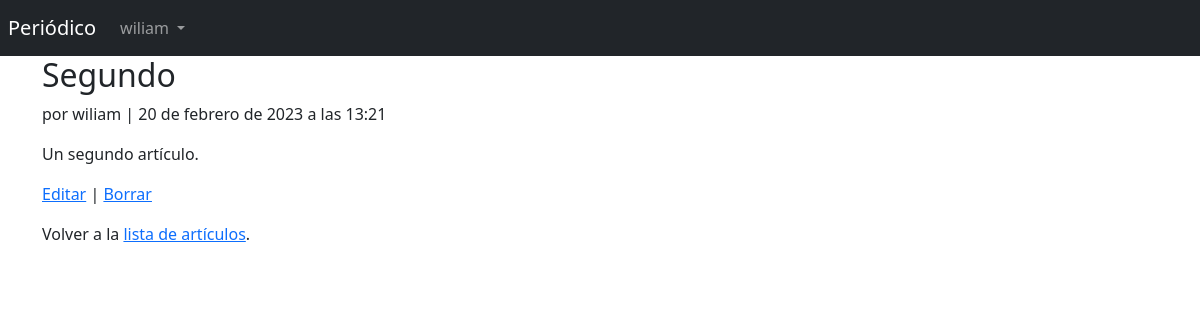
Before: /articles/2/ (signed in) with the older database file.
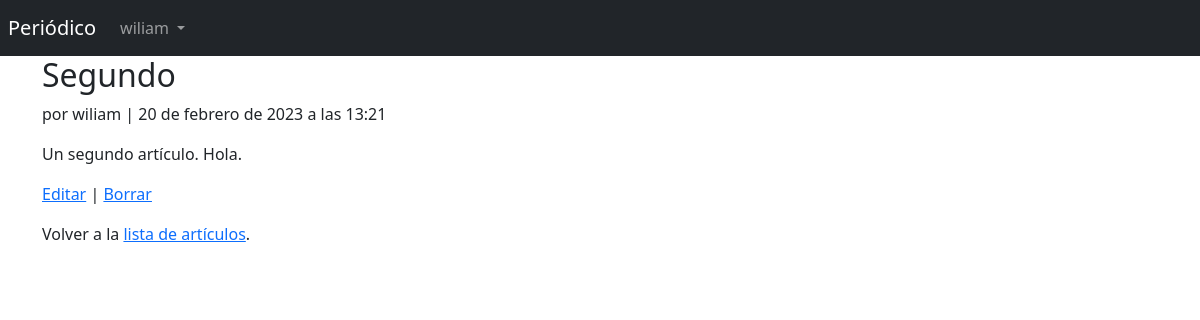
After: the same page with the newer database file.
### articles/models.py (models this page shows, shortened)
class Article(models.Model):
    title = models.CharField(max_length=255, verbose_name='Título')
    body = models.TextField(verbose_name='Cuerpo')
    date = models.DateTimeField(auto_now_add=True, verbose_name='Fecha')
    author = models.ForeignKey(get_user_model(), on_delete=models.CASCADE, verbose_name='Autor')

### accounts/models.py (models this page shows)
class CustomUser(AbstractUser):
    age = models.PositiveIntegerField(null=True, blank=True, verbose_name='Edad')

### articles/views.py (the view)
# urls.py: path('<int:pk>/', ArticleDetailView.as_view(), name='article_detail'),
class ArticleDetailView(LoginRequiredMixin, DetailView):
    model = Article
    template_name = 'article_detail.html'

### templates/article_detail.html
{% extends 'base.html' %}
{% block content %}
  <div class="article-entry">
    <h2>{{ object.title }}</h2>
      <p>por {{ object.author }} | {{ object.date }}</p>
      <p>{{ object.body }}</p>
  </div>
  <p><a href="{% url 'article_edit' article.pk %}">Editar</a> | <a href="{% url 'article_delete' article.pk %}">Borrar</a></p>
  <p>Volver a la <a href="{% url 'article_list' %}">lista de artículos</a>.</p>
{% endblock content %}

Changed rows visible on the page:
changed Article "Segundo": body "Un segundo artículo." → "Un segundo artículo. Hola."
